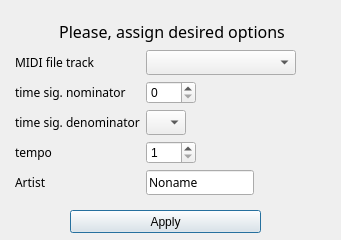
<?xml version="1.0" encoding="UTF-8"?>
<ui version="4.0">
 <class>optionsDialog</class>
 <widget class="QDialog" name="optionsDialog">
  <property name="geometry">
   <rect>
    <x>0</x>
    <y>0</y>
    <width>341</width>
    <height>240</height>
   </rect>
  </property>
  <property name="windowTitle">
   <string>Dialog</string>
  </property>
  <widget class="QWidget" name="formLayoutWidget">
   <property name="geometry">
    <rect>
     <x>-10</x>
     <y>50</y>
     <width>387</width>
     <height>161</height>
    </rect>
   </property>
   <layout class="QFormLayout" name="formLayout">
    <property name="fieldGrowthPolicy">
     <enum>QFormLayout::FieldsStayAtSizeHint</enum>
    </property>
    <property name="rowWrapPolicy">
     <enum>QFormLayout::DontWrapRows</enum>
    </property>
    <property name="labelAlignment">
     <set>Qt::AlignBottom|Qt::AlignLeading|Qt::AlignLeft</set>
    </property>
    <property name="leftMargin">
     <number>25</number>
    </property>
    <property name="rightMargin">
     <number>25</number>
    </property>
    <item row="0" column="0">
     <widget class="QLabel" name="label">
      <property name="font">
       <font>
        <family>Arial Black</family>
       </font>
      </property>
      <property name="text">
       <string>MIDI file track</string>
      </property>
     </widget>
    </item>
    <item row="0" column="1">
     <widget class="QComboBox" name="trackBox">
      <property name="sizePolicy">
       <sizepolicy hsizetype="Fixed" vsizetype="Fixed">
        <horstretch>0</horstretch>
        <verstretch>0</verstretch>
       </sizepolicy>
      </property>
      <property name="minimumSize">
       <size>
        <width>150</width>
        <height>0</height>
       </size>
      </property>
      <property name="font">
       <font>
        <family>Arial Black</family>
       </font>
      </property>
     </widget>
    </item>
    <item row="1" column="0">
     <widget class="QLabel" name="label_2">
      <property name="font">
       <font>
        <family>Arial Black</family>
       </font>
      </property>
      <property name="text">
       <string>time sig. nominator</string>
      </property>
     </widget>
    </item>
    <item row="2" column="0">
     <widget class="QLabel" name="label_3">
      <property name="font">
       <font>
        <family>Arial Black</family>
       </font>
      </property>
      <property name="text">
       <string>time sig. denominator</string>
      </property>
     </widget>
    </item>
    <item row="2" column="1">
     <widget class="QComboBox" name="denominator">
      <property name="maximumSize">
       <size>
        <width>40</width>
        <height>16777215</height>
       </size>
      </property>
      <property name="font">
       <font>
        <family>Arial Black</family>
       </font>
      </property>
     </widget>
    </item>
    <item row="3" column="0">
     <widget class="QLabel" name="label_4">
      <property name="font">
       <font>
        <family>Arial Black</family>
       </font>
      </property>
      <property name="text">
       <string>tempo</string>
      </property>
     </widget>
    </item>
    <item row="4" column="0">
     <widget class="QLabel" name="label_5">
      <property name="font">
       <font>
        <family>Arial Black</family>
       </font>
      </property>
      <property name="text">
       <string>Artist</string>
      </property>
     </widget>
    </item>
    <item row="4" column="1">
     <widget class="QLineEdit" name="artist">
      <property name="font">
       <font>
        <family>Arial Black</family>
       </font>
      </property>
      <property name="text">
       <string>Noname</string>
      </property>
     </widget>
    </item>
    <item row="3" column="1">
     <widget class="QSpinBox" name="tempo">
      <property name="minimumSize">
       <size>
        <width>50</width>
        <height>0</height>
       </size>
      </property>
      <property name="minimum">
       <number>1</number>
      </property>
      <property name="maximum">
       <number>500</number>
      </property>
     </widget>
    </item>
    <item row="1" column="1">
     <widget class="QSpinBox" name="nominator">
      <property name="minimumSize">
       <size>
        <width>50</width>
        <height>0</height>
       </size>
      </property>
      <property name="maximum">
       <number>16</number>
      </property>
     </widget>
    </item>
   </layout>
  </widget>
  <widget class="QPushButton" name="applyButton">
   <property name="geometry">
    <rect>
     <x>70</x>
     <y>210</y>
     <width>191</width>
     <height>23</height>
    </rect>
   </property>
   <property name="text">
    <string>Apply</string>
   </property>
  </widget>
  <widget class="QLabel" name="instructionField">
   <property name="geometry">
    <rect>
     <x>-60</x>
     <y>0</y>
     <width>464</width>
     <height>63</height>
    </rect>
   </property>
   <property name="font">
    <font>
     <family>Arial Black</family>
    </font>
   </property>
   <property name="text">
    <string>&lt;html&gt;&lt;head/&gt;&lt;body&gt;&lt;p align=&quot;center&quot;&gt;&lt;span style=&quot; font-size:12pt;&quot;&gt;Please, assign desired options&lt;/span&gt;&lt;/p&gt;&lt;/body&gt;&lt;/html&gt;</string>
   </property>
  </widget>
 </widget>
 <resources/>
 <connections/>
</ui>
